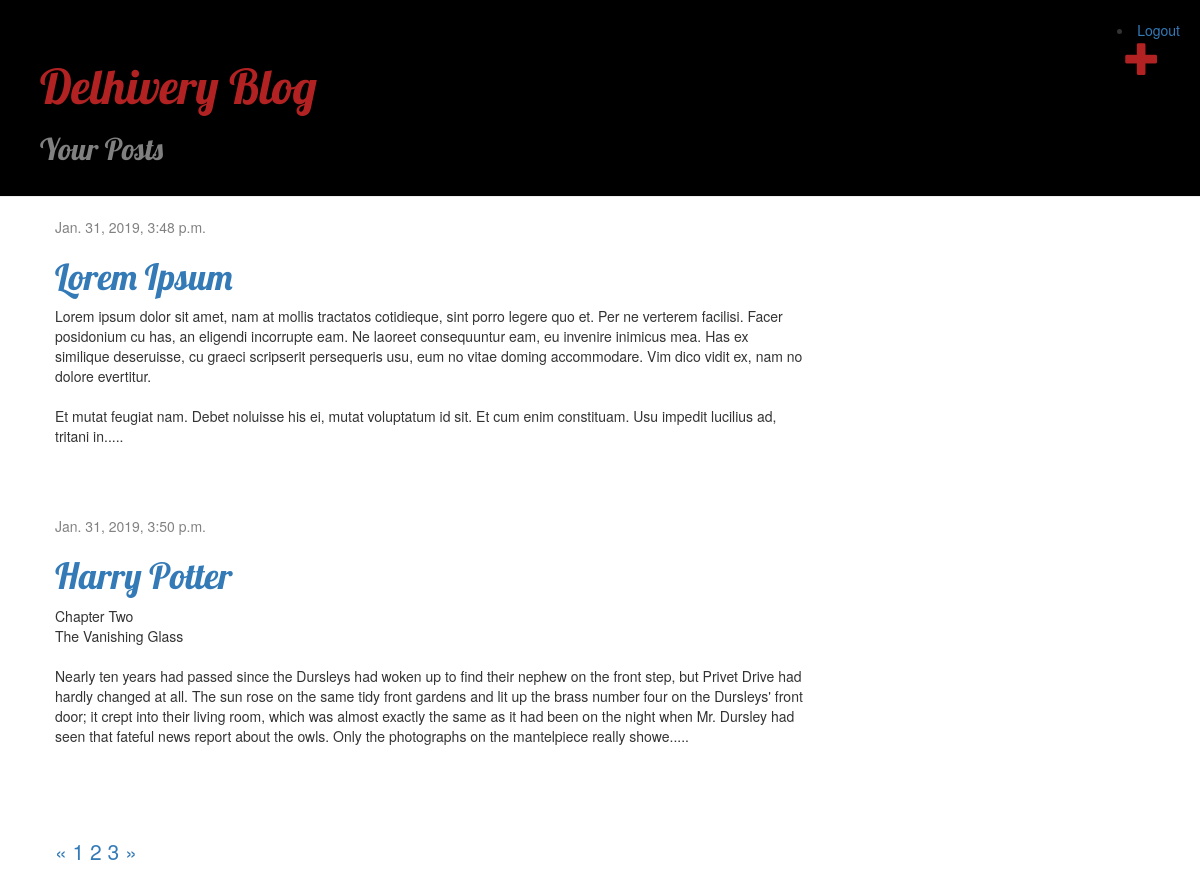
/accounts/profile/ (signed in), run on the app's committed database.
### blog/models.py (models this page shows, shortened)
class Post(models.Model):
    author = models.ForeignKey('auth.User', on_delete=models.CASCADE)
    title = models.CharField(max_length=200)
    text = models.TextField()
    created_date = models.DateTimeField(default=timezone.now)
    published_date = models.DateTimeField(blank=True, null=True)

### blog/views.py (the view)
# urls.py: path('accounts/profile/', views.profile, name="profile"),
def profile(request):
    if request.user.is_authenticated:
        all_posts = Post.objects.filter(author=request.user.id)
        size = all_posts.count()
        try:
            page = int(request.GET['page'])
        except KeyError:
            page = 1
        number_of_pages = int(ceil(size / PAGE_SIZE))
        pages = list(range(1, number_of_pages + 1))
        paginator = Paginator(all_posts, PAGE_SIZE)
        paginated_posts = paginator.page(page)
        posts = map(truncate, paginated_posts)
        def prev():
            if int(page) == 1:
                return page
            else:
                return int(page) - 1
        def next():
            if int(page) == number_of_pages:
                return page
            else:
                return int(page) + 1
        return render(request, 'blog/profile.html', {
        'posts': posts, 'pages': pages, 'current_page': page, 'prev': prev(), "next": next()
    })
    else:
        return redirect('/accounts/login')

### blog/views.py (called while the page is built)
def truncate(p):
    p.text = p.text[:500] + "....."
    return p

### blog/templates/blog/profile.html (shortened to what this page needs)
{% extends 'blog/base_profile.html' %}
{% block content %}
    {% for post in posts %}
        <div class="post">
            <div class="date">
                {{ post.published_date }}
            </div>
            <h1><a href="{% url 'post_detail' pk=post.pk %}">{{ post.title }}</a></h1>
            <p>{{ post.text|linebreaksbr }}</p>
        </div>
    {% endfor %}
<div class="pagination" style="font-size: 150%">
  <a href="?page={{ prev }}">&laquo;</a>
    {% for page_no in pages %}
    <a href="?page={{ page_no }}">{{ page_no }}</a>
    {% endfor %}
  <a href="?page={{ next }}">&raquo;</a>
{% endblock %}

### blog/static/css/blog.css (style rules this page uses)
h1, h2, h3, h4 { font-family: 'Lobster', cursive; }
.date { color: #828282; }
.post { margin-bottom: 70px; }

### data on the page
Post: published_date "Jan. 31, 2019, 3:48 p.m.", title "Lorem Ipsum", text "Lorem ipsum dolor sit amet, nam at mollis tractatos cotidieque, sint porro legere quo et. Per ne verterem facilisi. Facer posidonium cu has, an eligendi incorrupte eam. Ne laoreet consequuntur eam, eu invenire inimicus mea. Has ex similique deseruisse, cu graeci scripserit persequeris usu, eum no vitae doming accommodare. Vim dico vidit ex, nam no dolore evertitur. Et mutat feugiat nam. Debet noluisse his ei, mutat voluptatum id sit. Et cum enim constituam. Usu impedit lucilius ad, tritani in....."
Post: published_date "Jan. 31, 2019, 3:50 p.m.", title "Harry Potter", text "Chapter Two The Vanishing Glass Nearly ten years had passed since the Dursleys had woken up to find their nephew on the front step, but Privet Drive had hardly changed at all. The sun rose on the same tidy front gardens and lit up the brass number four on the Dursleys' front door; it crept into their living room, which was almost exactly the same as it had been on the night when Mr. Dursley had seen that fateful news report about the owls. Only the photographs on the mantelpiece really showe....."

### other printed values
{{ page_no }} "1" "2" "3"
